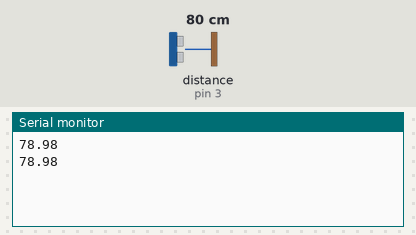
The sketch below on a simulated Arduino Uno, built with avr-gcc and run on an emulated ATmega328P. Shown: the last lines printed to the serial monitor. Wiring (inferred from the names in the program): ultrasonic range finder: trigger pin 2; echo pin 3. The test bench sets the inputs (shaded band); at power-on: distance to the obstacle (sensor on pin 3) 80 cm. The echo pulse lasts 58.3 µs per cm.

Above: at 1.8 s.
1.9 s: distance to the obstacle (sensor on pin 3) set to 2 cm
At 2.8 s:
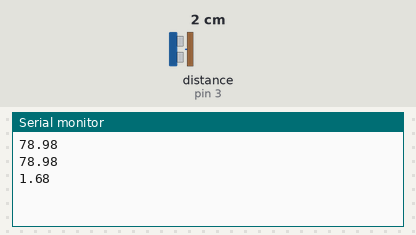
3.4 s: distance to the obstacle (sensor on pin 3) set to 4 cm
At 4.6 s:
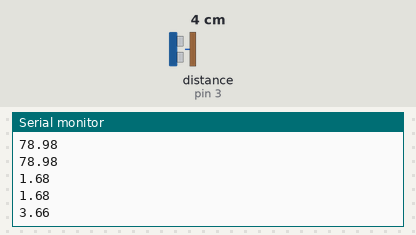
Timing chart, 0 to 6.4 s (numbered marks = the images above; inputs shaded):
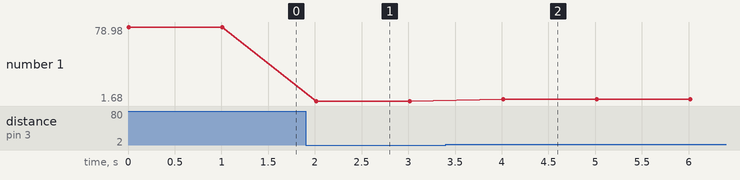

The sketch:

SensorDistancia.ino
```cpp
int Pintrigger = 2;
int Pinecho = 3;
float Dt = 0;
float r = 0;
float Dx = 0;

void setup() {
  // put your setup code here, to run once:

pinMode(Pintrigger, OUTPUT);
pinMode(Pinecho, INPUT);

Serial.begin(9600);

}

void loop() {
  // put your main code here, to run repeatedly:


Dx=Distancia();


}

float Distancia(){

digitalWrite(Pintrigger,HIGH);

delayMicroseconds(10);

digitalWrite(Pintrigger,LOW);

Dt = pulseIn(Pinecho, HIGH, 60000.0);

r = (Dt*34.0)/2000.0; //cm

Serial.println(r);

delay(1000);

return(r);

  }
```

Measured:
- after the input at 1.9 s, the serial monitor: prints a new line after 0.11 s (image 1)
- after the input at 3.4 s, the serial monitor: prints a new line after 0.61 s (image 2)
- plotted number 1: 78.98 → 1.68 after the input at 1.9 s, 1.68 → 3.66 after the input at 3.4 s
